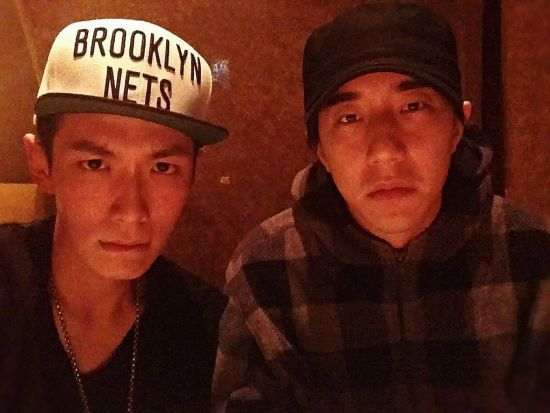
#> input picture test.jpg, 550 x 413 px
$ python thumbnail.py
#> lines starting #> are read from the running program, lines starting #| are printed output that depends on the picture
#!/usr/bin/env python
# -*- coding: utf-8 -*-

import Image
im = Image.open('test.jpg')
#> im is the input picture: PIL image 550x413 RGB; mean R, G, B 88.4, 36.9, 23.8
#print im.format, im.size, im.mode
im.thumbnail((200, 100))
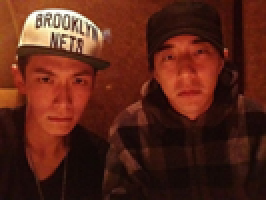
#> im: PIL image 133x100 RGB (shown 2 times larger); mean R, G, B 88.5, 37, 23.9
im.save('thumb.jpg', 'JPEG')
